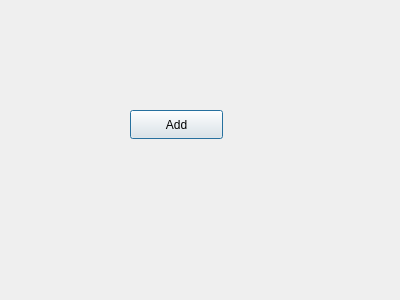
<?xml version="1.0" encoding="UTF-8"?>
<ui version="4.0">
 <class>SetDialog</class>
 <widget class="QDialog" name="SetDialog">
  <property name="geometry">
   <rect>
    <x>0</x>
    <y>0</y>
    <width>400</width>
    <height>300</height>
   </rect>
  </property>
  <property name="windowTitle">
   <string>Dialog</string>
  </property>
  <widget class="QPushButton" name="btnAdd">
   <property name="geometry">
    <rect>
     <x>130</x>
     <y>110</y>
     <width>93</width>
     <height>29</height>
    </rect>
   </property>
   <property name="text">
    <string>Add</string>
   </property>
  </widget>
 </widget>
 <resources/>
 <connections/>
</ui>
